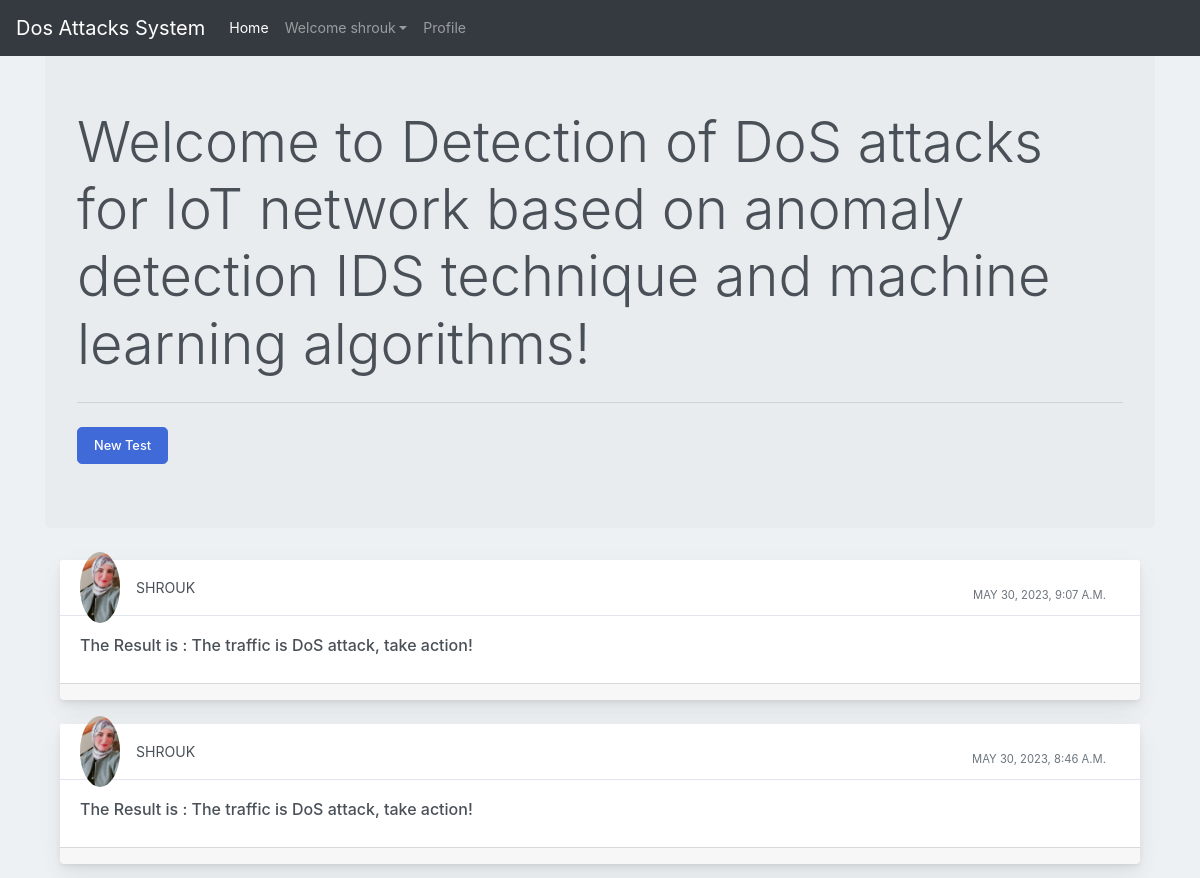
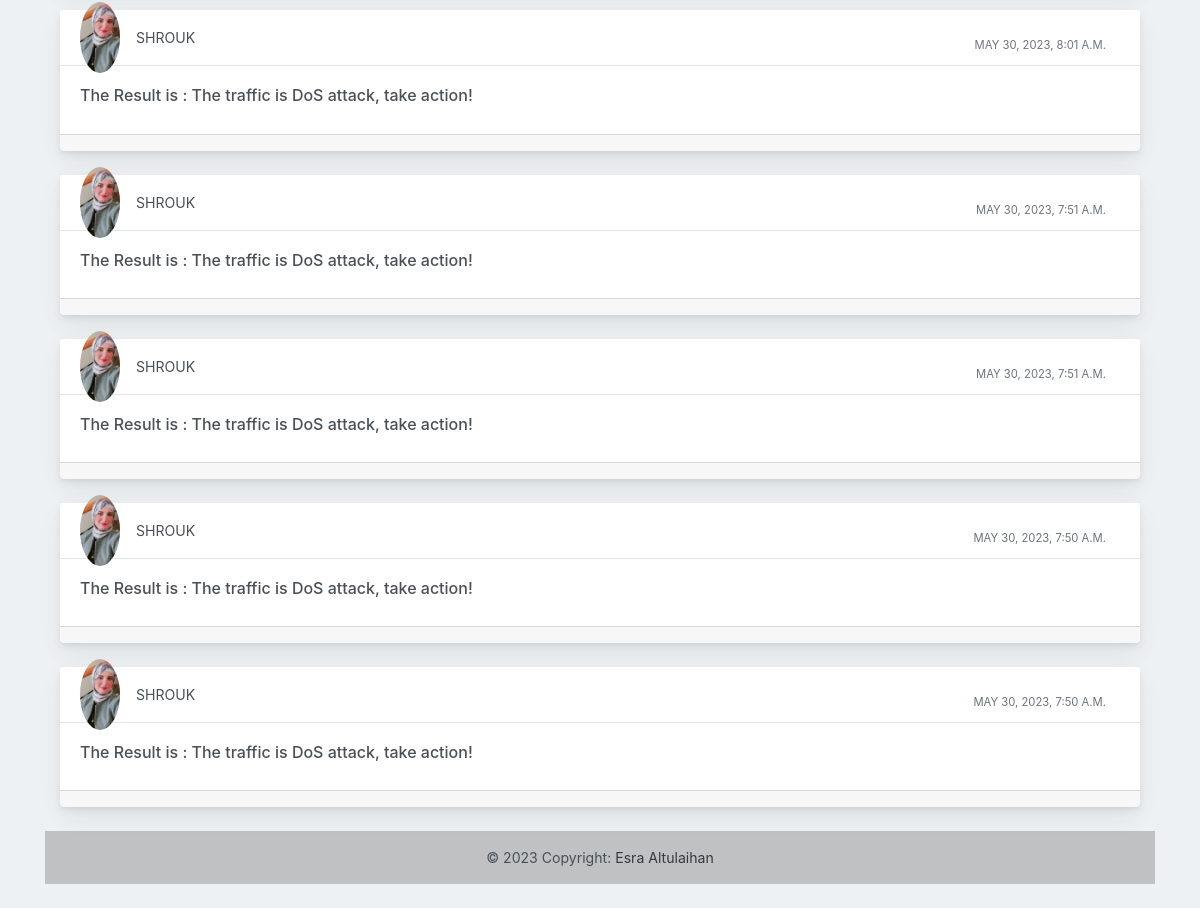
/ (signed in), run on the app's committed database (2 pictures, top to bottom).
### profile_of_user/models.py (models this page shows)
class Post(models.Model):
    user1 = models.ForeignKey(User, on_delete=models.CASCADE, default=1)
    post_id = models.AutoField
    post_price = models.CharField(max_length=5000)
    post_predict = models.CharField(max_length=5000)
    timestamp= models.DateTimeField(default=now)
    image = models.ImageField(upload_to="images",default="")

### profile_of_user/views.py (the view, shortened to what this page needs)
# urls.py: path("", views.forum, name="Forum"),
def forum(request):
    profile = Profile.objects.all()
    posts = Post.objects.filter().order_by('-timestamp')
    return render(request, "forum.html", {'posts':posts})

### profile_of_user/templates/forum.html (shortened to what this page needs)
{% extends 'basic.html' %}
{% block homeactive %} active {% endblock homeactive %}
{% block body %}
{% load static %}
<div class="container my-4">
<div class="jumbotron">
    <h1 class="display-4">Welcome to Detection of DoS attacks for IoT network based on anomaly
      detection IDS technique and machine learning algorithms!
    </h1>
    <hr class="my-4">
      <button class="btn btn-primary btn-lg" data-target="#questions" data-toggle="modal" role="button">New Test</button>
    </div>
    {% for post in posts %}
    <div class="container-fluid mt-10">
      <div class="row">
          <div class="col-md-12">
              <div class="card mb-4">
                  <div class="card-header">
                      <div class="media flex-wrap w-100 align-items-center"> <img src="/media/{{post.image}}"
                              class="d-block ui-w-40 rounded-circle" alt="">
                            <div class="media-body ml-3"> <a  data-abc="true">{{post.user1}}</a>
                          </div>
                          <div class="text-muted small ml-3">
                            <div class="px-4 pt-3">{{post.timestamp}} </div>
                          </div>
                      </div>
                  </div>
                  <div class="card-body">
                      <h6>The Result is :  {{post.post_predict}} </h6>
                  </div>
                  <div class="card-footer d-flex flex-wrap justify-content-between align-items-center px-0 pt-0 pb-3">
                  </div>
              </div>
          </div>
      </div>
  </div>
  {% endfor %}
     <div class="text-center p-3" style="background-color: rgba(0, 0, 0, 0.2);">
      © {% now 'Y' %} Copyright:
      <a class="text-dark"  target="_blank">Esra Altulaihan </a>
  </div>
</div>
    {% endblock %}

### profile_of_user/templates/basic.html (shortened to what this page needs)
<!doctype html>
<html lang="en">
  <head>
    <link rel="stylesheet" href="https://stackpath.bootstrapcdn.com/bootstrap/4.2.1/css/bootstrap.min.css">
  </head>
  <body>
    <nav class="navbar navbar-expand-lg navbar-dark bg-dark fixed-top">
  <a class="navbar-brand" href="/">Dos Attacks System</a>
  <div class="collapse navbar-collapse" id="navbarSupportedContent">
    <ul class="navbar-nav mr-auto">
      <li class="nav-item {% block homeactive %} {% endblock homeactive %} ">
        <a class="nav-link" href="/">Home </a>
      </li>
      {% if user.is_authenticated %}
<ul class="navbar-nav mr-2">
<li class="nav-item dropdown">
<a class="nav-link dropdown-toggle" href='#' id="navbarDropdown" role="button" data-toggle="dropdown"> Welcome {{request.user}}</a>
<div class="dropdown-menu" aria-labelledby="navbarDropdown">
      <li class="nav-item {% block profileactive %} {% endblock profileactive %}">
        <a class="nav-link" href="/myprofile">Profile</a>
      </li>
        </div>
      </li>
      {% endif %}
    </ul>
  </div>
</nav>
<br>
</body>
{% block body %} {% endblock %}
</html>

### data on the page
Post: image (picture), user1 "SHROUK", timestamp "MAY 30, 2023, 9:07 A.M.", post_predict "The traffic is DoS attack, take action!"
Post: image (picture), user1 "SHROUK", timestamp "MAY 30, 2023, 8:46 A.M.", post_predict "The traffic is DoS attack, take action!"
Post: image (picture), user1 "SHROUK", timestamp "MAY 30, 2023, 8:01 A.M.", post_predict "The traffic is DoS attack, take action!"
Post: image (picture), user1 "SHROUK", timestamp "MAY 30, 2023, 7:51 A.M.", post_predict "The traffic is DoS attack, take action!"
Post: image (picture), user1 "SHROUK", timestamp "MAY 30, 2023, 7:51 A.M.", post_predict "The traffic is DoS attack, take action!"
Post: image (picture), user1 "SHROUK", timestamp "MAY 30, 2023, 7:50 A.M.", post_predict "The traffic is DoS attack, take action!"
Post: image (picture), user1 "SHROUK", timestamp "MAY 30, 2023, 7:50 A.M.", post_predict "The traffic is DoS attack, take action!"

### other printed values
{{ request.user }} "shrouk"
